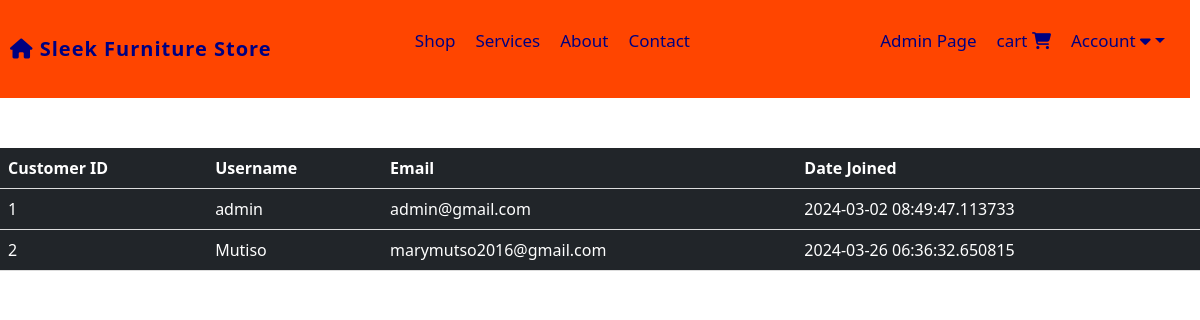
The page /customers (signed in) on the database as committed earlier.
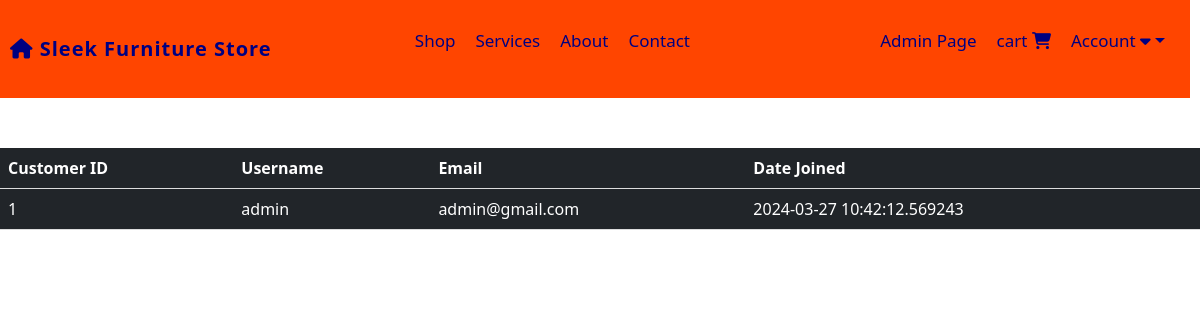
The same page on the database as committed later.
### website/models.py (models this page shows, shortened)
class Customer(db.Model, UserMixin):
    id = db.Column(db.Integer, primary_key=True)
    email = db.Column(db.String(100), unique=True)
    username = db.Column(db.String(100), unique=True)
    password_hash = db.Column(db.String(100), nullable=False)
    date_joined = db.Column(db.DateTime(), default=datetime.utcnow)
    cart_items = db.relationship('Cart', backref=db.backref('customer', lazy=True))
    orders = db.relationship('Order', backref=db.backref('customer', lazy=True))
    @property
    def password(self):
        raise AttributeError('Password is not a readable attribute')

### website/admin.py (the view)
@admin.route('/customers')
@login_required
def display_customers():
    if current_user.id == 1:
        customers = Customer.query.all()
        return render_template('customers.html', customers=customers)
    return render_template('404.html')

### website/__init__.py (called while the page is built)
def create_app():
    app = Flask(__name__)
    app.config['SECRET_KEY'] = 'Marymutiso' #For encrypting session data for auth etc.
    app.config['SQLALCHEMY_DATABASE_URI'] = f'sqlite:///{DB_NAME}'
    migrate = Migrate(app, db)
    db.init_app(app)
    @app.errorhandler(404)
    def page_not_found(error):
        return render_template('404.html'), 404
    login_manager = LoginManager()
    login_manager.init_app(app)
    login_manager.login_view = 'auth.login'
    @login_manager.user_loader
    def load_user(id):
        return Customer.query.get(int(id))
    from .views import views
    from .auth import auth
    from .admin import admin
    from .models import Customer, Product, Cart, Order
    app.register_blueprint(views, url_prefix='/')
    app.register_blueprint(auth, url_prefix='/')
    app.register_blueprint(admin, url_prefix='/')
    return app

### website/templates/customers.html (shortened to what this page needs)
{% extends 'base.html' %}
{% block content%}
<table class="table table-dark table-hover">
    <thead>
        <tr>
            <th scope="col">Customer ID</th>
            <th scope="col">Username</th>
            <th scope="col">Email</th>
            <th scope="col">Date Joined</th>
        </tr>
    </thead>
    <tbody>
        {% for customer in customers %}
        <tr>
        <td>{{ customer.id }}</td>
        <td>{{ customer.username }}</td>
        <td>{{ customer.email }}</td>
        <td>{{ customer.date_joined }}</td>
        </tr>
        {% endfor %}
    </tbody>
</table>
{% endblock %}

Rows that differ between the two databases and show on the page:
removed Customer: id "2", username "Mutiso", email "marymutso2016@gmail.com", date_joined "2024-03-26 06:36:32.650815"
changed Customer "admin": date_joined "2024-03-02 08:49:47.113733" → "2024-03-27 10:42:12.569243"
